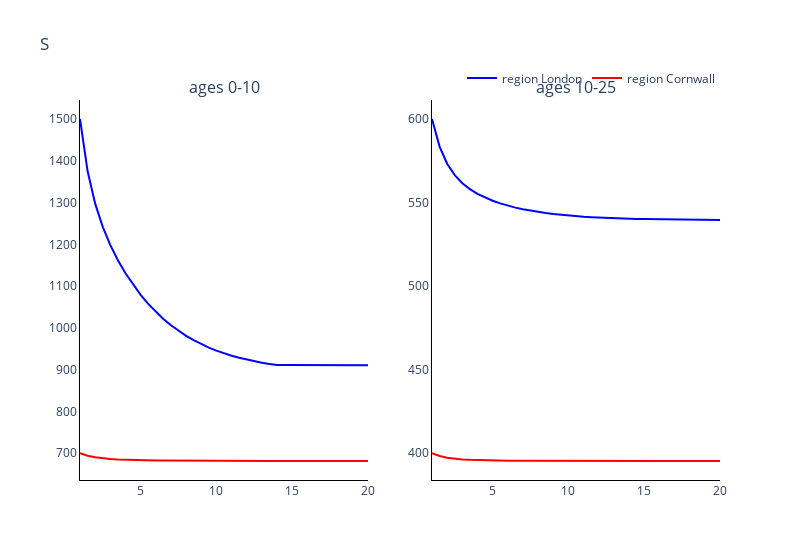
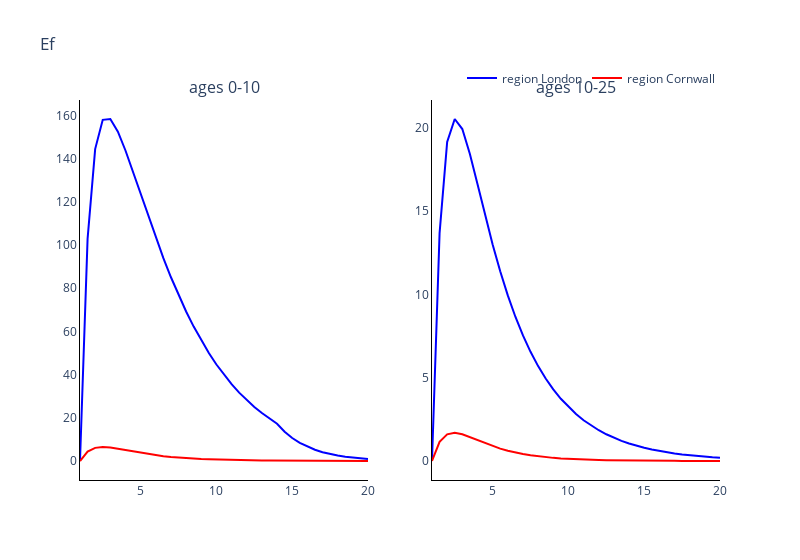
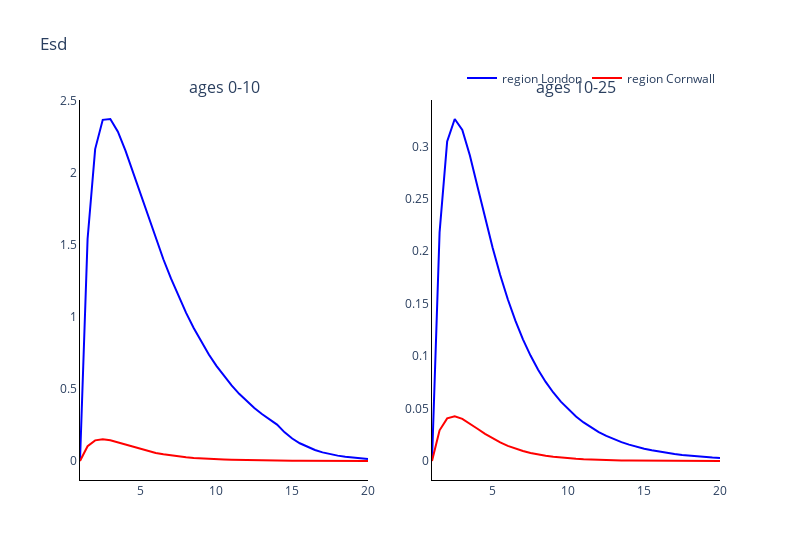
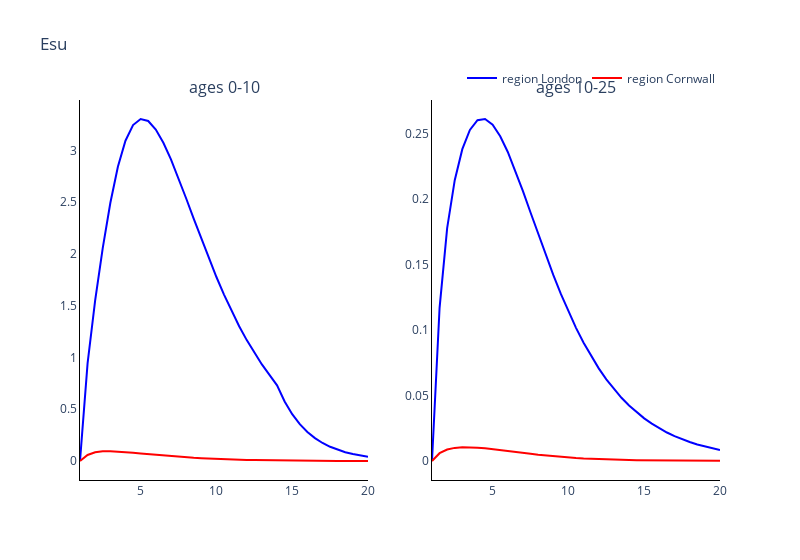

Here is the notebook cell these charts were saved with, in order:
### Markdown cell above
### Plot the comparments of the two methods against each other

### Code cell
# Trace names - represent the solver used for the simulation
trace_name = ['region {}'.format(r) for r in regions]

# Compartment list - type and age
comparments = []
for n in model.output_names():
    comparments.append('{}'.format(n))

# Plot for each comparment
for c, comparment in enumerate(comparments):
    fig = go.Figure()
    fig = make_subplots(rows=int(np.ceil(len(age_groups)/2)), cols=2, subplot_titles=tuple('ages {}'.format(a) for a in age_groups))
    # Plot (line plot for each solver method for each age)
    for a, age in enumerate(age_groups):
        if a != 0:
            for o, out in enumerate(outputs):
                fig.add_trace(
                    go.Scatter(
                        y=out[:, c*len(age_groups)+a],
                        x=parameters.simulation_parameters.times,
                        mode='lines',
                        name=trace_name[o],
                        line_color=colours[o],
                        showlegend=False
                    ),
                    row= int(np.floor(a / 2)) + 1,
                    col= a % 2 + 1
                )
        
        else:
            for o, out in enumerate(outputs):
                fig.add_trace(
                    go.Scatter(
                        y=out[:, c*len(age_groups)+a],
                        x=parameters.simulation_parameters.times,
                        mode='lines',
                        name=trace_name[o],
                        line_color=colours[o]
                    ),
                    row= int(np.floor(a / 2)) + 1,
                    col= a % 2 + 1
                )

    # Add axis labels
    fig.update_layout(
        boxmode='group',
        title=comparment, 
        width=800,
        plot_bgcolor='white',
        xaxis=dict(linecolor='black'),
        yaxis=dict(linecolor='black'),
        xaxis2=dict(linecolor='black'),
        yaxis2=dict(linecolor='black'),
        xaxis3=dict(linecolor='black'),
        yaxis3=dict(linecolor='black'),
        xaxis4=dict(linecolor='black'),
        yaxis4=dict(linecolor='black'),
        xaxis5=dict(linecolor='black'),
        yaxis5=dict(linecolor='black'),
        xaxis6=dict(linecolor='black'),
        yaxis6=dict(linecolor='black'),
        xaxis7=dict(linecolor='black'),
        yaxis7=dict(linecolor='black'),
        xaxis8=dict(linecolor='black'),
        yaxis8=dict(linecolor='black'),
        legend=dict(
            orientation="h",
            yanchor="bottom",
            y=1.02,
            xanchor="right",
            x=1
        ))

    fig.show()

### Figure 1 — Plotly figure (JSON) as saved in the notebook; plotly's stock layout.template omitted (floating-point values rounded to 4 significant figures)
{"data": [{"line": {"color": "blue"}, "mode": "lines", "name": "region London", "type": "scatter", "x": [1, 1.5, 2, 2.5, 3, 3.5, 4, 4.5, 5, 5.5, 6, 6.5, 7, 7.5, 8, 8.5, 9, 9.5, 10, 10.5, 11, 11.5, 12, 12.5, 13, 13.5, 14, 14.5, 15, 15.5, 16, 16.5, 17, 17.5, 18, 18.5, 19, 19.5, 20], "xaxis": "x", "y": [1500, 1375.0, 1297.0, 1242.0, 1198.0, 1162.0, 1131.0, 1103.0, 1079.0, 1057.0, 1038.0, 1021.0, 1006.0, 992.7, 980.9, 970.3, 961.0, 952.8, 945.5, 939.1, 933.4, 928.4, 923.9, 920.0, 916.6, 913.6, 911.1, 910.9, 910.8, 910.7, 910.6, 910.5, 910.5, 910.4, 910.4, 910.4, 910.3, 910.3, 910.3], "yaxis": "y"}, {"line": {"color": "red"}, "mode": "lines", "name": "region Cornwall", "type": "scatter", "x": [1, 1.5, 2, 2.5, 3, 3.5, 4, 4.5, 5, 5.5, 6, 6.5, 7, 7.5, 8, 8.5, 9, 9.5, 10, 10.5, 11, 11.5, 12, 12.5, 13, 13.5, 14, 14.5, 15, 15.5, 16, 16.5, 17, 17.5, 18, 18.5, 19, 19.5, 20], "xaxis": "x", "y": [700, 693.8, 690.0, 687.6, 686.0, 684.9, 684.1, 683.5, 683.1, 682.7, 682.4, 682.2, 682.0, 681.9, 681.8, 681.7, 681.6, 681.5, 681.5, 681.4, 681.4, 681.3, 681.3, 681.3, 681.3, 681.3, 681.3, 681.3, 681.3, 681.3, 681.3, 681.3, 681.2, 681.2, 681.2, 681.2, 681.2, 681.2, 681.2], "yaxis": "y"}, {"line": {"color": "blue"}, "mode": "lines", "name": "region London", "showlegend": false, "type": "scatter", "x": [1, 1.5, 2, 2.5, 3, 3.5, 4, 4.5, 5, 5.5, 6, 6.5, 7, 7.5, 8, 8.5, 9, 9.5, 10, 10.5, 11, 11.5, 12, 12.5, 13, 13.5, 14, 14.5, 15, 15.5, 16, 16.5, 17, 17.5, 18, 18.5, 19, 19.5, 20], "xaxis": "x2", "y": [600, 583.5, 573.2, 566.4, 561.6, 558.0, 555.2, 553.0, 551.1, 549.5, 548.1, 547.0, 546.0, 545.1, 544.4, 543.7, 543.1, 542.7, 542.2, 541.9, 541.5, 541.3, 541.0, 540.8, 540.6, 540.5, 540.3, 540.2, 540.1, 540.0, 539.9, 539.9, 539.8, 539.8, 539.7, 539.7, 539.6, 539.6, 539.6], "yaxis": "y2"}, {"line": {"color": "red"}, "mode": "lines", "name": "region Cornwall", "showlegend": false, "type": "scatter", "x": [1, 1.5, 2, 2.5, 3, 3.5, 4, 4.5, 5, 5.5, 6, 6.5, 7, 7.5, 8, 8.5, 9, 9.5, 10, 10.5, 11, 11.5, 12, 12.5, 13, 13.5, 14, 14.5, 15, 15.5, 16, 16.5, 17, 17.5, 18, 18.5, 19, 19.5, 20], "xaxis": "x2", "y": [400, 398.4, 397.3, 396.7, 396.3, 396.1, 395.9, 395.7, 395.7, 395.6, 395.5, 395.5, 395.5, 395.5, 395.4, 395.4, 395.4, 395.4, 395.4, 395.4, 395.4, 395.4, 395.4, 395.4, 395.4, 395.4, 395.4, 395.4, 395.4, 395.4, 395.4, 395.4, 395.4, 395.4, 395.4, 395.4, 395.4, 395.4, 395.4], "yaxis": "y2"}], "layout": {"annotations": [{"font": {"size": 16}, "showarrow": false, "text": "ages 0-10", "x": 0.225, "xanchor": "center", "xref": "paper", "y": 1, "yanchor": "bottom", "yref": "paper"}, {"font": {"size": 16}, "showarrow": false, "text": "ages 10-25", "x": 0.775, "xanchor": "center", "xref": "paper", "y": 1, "yanchor": "bottom", "yref": "paper"}], "boxmode": "group", "legend": {"orientation": "h", "x": 1, "xanchor": "right", "y": 1.02, "yanchor": "bottom"}, "plot_bgcolor": "white", "title": {"text": "S"}, "width": 800, "xaxis": {"anchor": "y", "domain": [0, 0.45], "linecolor": "black"}, "xaxis2": {"anchor": "y2", "domain": [0.55, 1], "linecolor": "black"}, "xaxis3": {"linecolor": "black"}, "xaxis4": {"linecolor": "black"}, "xaxis5": {"linecolor": "black"}, "xaxis6": {"linecolor": "black"}, "xaxis7": {"linecolor": "black"}, "xaxis8": {"linecolor": "black"}, "yaxis": {"anchor": "x", "domain": [0, 1], "linecolor": "black"}, "yaxis2": {"anchor": "x2", "domain": [0, 1], "linecolor": "black"}, "yaxis3": {"linecolor": "black"}, "yaxis4": {"linecolor": "black"}, "yaxis5": {"linecolor": "black"}, "yaxis6": {"linecolor": "black"}, "yaxis7": {"linecolor": "black"}, "yaxis8": {"linecolor": "black"}}}

### Figure 2 — Plotly figure (JSON) as saved in the notebook; plotly's stock layout.template omitted (floating-point values rounded to 4 significant figures)
{"data": [{"line": {"color": "blue"}, "mode": "lines", "name": "region London", "type": "scatter", "x": [1, 1.5, 2, 2.5, 3, 3.5, 4, 4.5, 5, 5.5, 6, 6.5, 7, 7.5, 8, 8.5, 9, 9.5, 10, 10.5, 11, 11.5, 12, 12.5, 13, 13.5, 14, 14.5, 15, 15.5, 16, 16.5, 17, 17.5, 18, 18.5, 19, 19.5, 20], "xaxis": "x", "y": [0, 102.8, 144.4, 157.9, 158.3, 152.4, 143.7, 133.7, 123.4, 113.2, 103.3, 93.88, 85.04, 76.82, 69.21, 62.21, 55.8, 49.97, 44.67, 39.87, 35.54, 31.64, 28.14, 25.0, 22.19, 19.68, 17.24, 13.55, 10.66, 8.383, 6.598, 5.195, 4.091, 3.223, 2.539, 2.0, 1.576, 1.242, 0.9791], "yaxis": "y"}, {"line": {"color": "red"}, "mode": "lines", "name": "region Cornwall", "type": "scatter", "x": [1, 1.5, 2, 2.5, 3, 3.5, 4, 4.5, 5, 5.5, 6, 6.5, 7, 7.5, 8, 8.5, 9, 9.5, 10, 10.5, 11, 11.5, 12, 12.5, 13, 13.5, 14, 14.5, 15, 15.5, 16, 16.5, 17, 17.5, 18, 18.5, 19, 19.5, 20], "xaxis": "x", "y": [0, 4.348, 6.081, 6.468, 6.196, 5.633, 4.972, 4.309, 3.694, 3.142, 2.66, 2.244, 1.888, 1.586, 1.33, 1.115, 0.9329, 0.7804, 0.6523, 0.5449, 0.455, 0.3797, 0.3167, 0.2641, 0.2201, 0.184, 0.1526, 0.1218, 0.09471, 0.0741, 0.05801, 0.04541, 0.03554, 0.02783, 0.02179, 0.01705, 0.01335, 0.01046, 0.008194], "yaxis": "y"}, {"line": {"color": "blue"}, "mode": "lines", "name": "region London", "showlegend": false, "type": "scatter", "x": [1, 1.5, 2, 2.5, 3, 3.5, 4, 4.5, 5, 5.5, 6, 6.5, 7, 7.5, 8, 8.5, 9, 9.5, 10, 10.5, 11, 11.5, 12, 12.5, 13, 13.5, 14, 14.5, 15, 15.5, 16, 16.5, 17, 17.5, 18, 18.5, 19, 19.5, 20], "xaxis": "x2", "y": [0, 13.68, 19.15, 20.53, 19.92, 18.43, 16.62, 14.76, 13.0, 11.38, 9.94, 8.66, 7.536, 6.553, 5.695, 4.949, 4.3, 3.735, 3.245, 2.818, 2.448, 2.127, 1.848, 1.605, 1.394, 1.211, 1.052, 0.9143, 0.7943, 0.6901, 0.5996, 0.5209, 0.4526, 0.3932, 0.3417, 0.2969, 0.2579, 0.2241, 0.1947], "yaxis": "y2"}, {"line": {"color": "red"}, "mode": "lines", "name": "region Cornwall", "showlegend": false, "type": "scatter", "x": [1, 1.5, 2, 2.5, 3, 3.5, 4, 4.5, 5, 5.5, 6, 6.5, 7, 7.5, 8, 8.5, 9, 9.5, 10, 10.5, 11, 11.5, 12, 12.5, 13, 13.5, 14, 14.5, 15, 15.5, 16, 16.5, 17, 17.5, 18, 18.5, 19, 19.5, 20], "xaxis": "x2", "y": [0, 1.149, 1.6, 1.689, 1.601, 1.435, 1.246, 1.06, 0.8908, 0.7417, 0.6142, 0.5065, 0.4165, 0.3419, 0.2802, 0.2295, 0.1878, 0.1536, 0.1256, 0.1027, 0.08395, 0.06861, 0.05607, 0.04582, 0.03745, 0.03056, 0.02501, 0.02079, 0.01744, 0.01458, 0.01218, 0.01018, 0.008496, 0.007093, 0.005921, 0.004942, 0.004124, 0.003442, 0.002873], "yaxis": "y2"}], "layout": {"annotations": [{"font": {"size": 16}, "showarrow": false, "text": "ages 0-10", "x": 0.225, "xanchor": "center", "xref": "paper", "y": 1, "yanchor": "bottom", "yref": "paper"}, {"font": {"size": 16}, "showarrow": false, "text": "ages 10-25", "x": 0.775, "xanchor": "center", "xref": "paper", "y": 1, "yanchor": "bottom", "yref": "paper"}], "boxmode": "group", "legend": {"orientation": "h", "x": 1, "xanchor": "right", "y": 1.02, "yanchor": "bottom"}, "plot_bgcolor": "white", "title": {"text": "Ef"}, "width": 800, "xaxis": {"anchor": "y", "domain": [0, 0.45], "linecolor": "black"}, "xaxis2": {"anchor": "y2", "domain": [0.55, 1], "linecolor": "black"}, "xaxis3": {"linecolor": "black"}, "xaxis4": {"linecolor": "black"}, "xaxis5": {"linecolor": "black"}, "xaxis6": {"linecolor": "black"}, "xaxis7": {"linecolor": "black"}, "xaxis8": {"linecolor": "black"}, "yaxis": {"anchor": "x", "domain": [0, 1], "linecolor": "black"}, "yaxis2": {"anchor": "x2", "domain": [0, 1], "linecolor": "black"}, "yaxis3": {"linecolor": "black"}, "yaxis4": {"linecolor": "black"}, "yaxis5": {"linecolor": "black"}, "yaxis6": {"linecolor": "black"}, "yaxis7": {"linecolor": "black"}, "yaxis8": {"linecolor": "black"}}}

### Figure 3 — Plotly figure (JSON) as saved in the notebook; plotly's stock layout.template omitted (floating-point values rounded to 4 significant figures)
{"data": [{"line": {"color": "blue"}, "mode": "lines", "name": "region London", "type": "scatter", "x": [1, 1.5, 2, 2.5, 3, 3.5, 4, 4.5, 5, 5.5, 6, 6.5, 7, 7.5, 8, 8.5, 9, 9.5, 10, 10.5, 11, 11.5, 12, 12.5, 13, 13.5, 14, 14.5, 15, 15.5, 16, 16.5, 17, 17.5, 18, 18.5, 19, 19.5, 20], "xaxis": "x", "y": [0, 1.542, 2.166, 2.369, 2.375, 2.287, 2.155, 2.004, 1.848, 1.693, 1.543, 1.401, 1.268, 1.143, 1.029, 0.9235, 0.8274, 0.7399, 0.6606, 0.589, 0.5244, 0.4664, 0.4144, 0.3679, 0.3262, 0.2891, 0.253, 0.1989, 0.1564, 0.123, 0.09683, 0.07624, 0.06003, 0.04729, 0.03725, 0.02934, 0.02312, 0.01822, 0.01436], "yaxis": "y"}, {"line": {"color": "red"}, "mode": "lines", "name": "region Cornwall", "type": "scatter", "x": [1, 1.5, 2, 2.5, 3, 3.5, 4, 4.5, 5, 5.5, 6, 6.5, 7, 7.5, 8, 8.5, 9, 9.5, 10, 10.5, 11, 11.5, 12, 12.5, 13, 13.5, 14, 14.5, 15, 15.5, 16, 16.5, 17, 17.5, 18, 18.5, 19, 19.5, 20], "xaxis": "x", "y": [0, 0.1029, 0.1432, 0.1512, 0.1434, 0.1287, 0.112, 0.09558, 0.08057, 0.06735, 0.05601, 0.04641, 0.03837, 0.03168, 0.02612, 0.02154, 0.01775, 0.01462, 0.01205, 0.009932, 0.008186, 0.006749, 0.005565, 0.004589, 0.003786, 0.003133, 0.002576, 0.00205, 0.001594, 0.001247, 0.0009752, 0.0007629, 0.0005967, 0.0004669, 0.0003653, 0.0002856, 0.0002235, 0.000175, 0.000137], "yaxis": "y"}, {"line": {"color": "blue"}, "mode": "lines", "name": "region London", "showlegend": false, "type": "scatter", "x": [1, 1.5, 2, 2.5, 3, 3.5, 4, 4.5, 5, 5.5, 6, 6.5, 7, 7.5, 8, 8.5, 9, 9.5, 10, 10.5, 11, 11.5, 12, 12.5, 13, 13.5, 14, 14.5, 15, 15.5, 16, 16.5, 17, 17.5, 18, 18.5, 19, 19.5, 20], "xaxis": "x2", "y": [0, 0.218, 0.3049, 0.3262, 0.3158, 0.2913, 0.2618, 0.2317, 0.2033, 0.1773, 0.1542, 0.1339, 0.1161, 0.1006, 0.08709, 0.07542, 0.06532, 0.05657, 0.049, 0.04245, 0.03678, 0.03188, 0.02763, 0.02395, 0.02077, 0.01801, 0.01562, 0.01355, 0.01175, 0.0102, 0.00885, 0.00768, 0.006666, 0.005786, 0.005023, 0.004361, 0.003786, 0.003287, 0.002854], "yaxis": "y2"}, {"line": {"color": "red"}, "mode": "lines", "name": "region Cornwall", "showlegend": false, "type": "scatter", "x": [1, 1.5, 2, 2.5, 3, 3.5, 4, 4.5, 5, 5.5, 6, 6.5, 7, 7.5, 8, 8.5, 9, 9.5, 10, 10.5, 11, 11.5, 12, 12.5, 13, 13.5, 14, 14.5, 15, 15.5, 16, 16.5, 17, 17.5, 18, 18.5, 19, 19.5, 20], "xaxis": "x2", "y": [0, 0.02927, 0.04067, 0.04272, 0.0402, 0.03575, 0.03074, 0.02587, 0.02148, 0.01766, 0.01443, 0.01174, 0.009515, 0.007699, 0.00622, 0.005021, 0.004051, 0.003267, 0.002635, 0.002125, 0.001714, 0.001383, 0.001116, 0.0009013, 0.000728, 0.0005874, 0.0004753, 0.0003894, 0.0003217, 0.0002652, 0.0002187, 0.0001804, 0.0001488, 0.0001229, 0.0001015, 8.388e-05, 6.936e-05, 5.739e-05, 4.75e-05], "yaxis": "y2"}], "layout": {"annotations": [{"font": {"size": 16}, "showarrow": false, "text": "ages 0-10", "x": 0.225, "xanchor": "center", "xref": "paper", "y": 1, "yanchor": "bottom", "yref": "paper"}, {"font": {"size": 16}, "showarrow": false, "text": "ages 10-25", "x": 0.775, "xanchor": "center", "xref": "paper", "y": 1, "yanchor": "bottom", "yref": "paper"}], "boxmode": "group", "legend": {"orientation": "h", "x": 1, "xanchor": "right", "y": 1.02, "yanchor": "bottom"}, "plot_bgcolor": "white", "title": {"text": "Esd"}, "width": 800, "xaxis": {"anchor": "y", "domain": [0, 0.45], "linecolor": "black"}, "xaxis2": {"anchor": "y2", "domain": [0.55, 1], "linecolor": "black"}, "xaxis3": {"linecolor": "black"}, "xaxis4": {"linecolor": "black"}, "xaxis5": {"linecolor": "black"}, "xaxis6": {"linecolor": "black"}, "xaxis7": {"linecolor": "black"}, "xaxis8": {"linecolor": "black"}, "yaxis": {"anchor": "x", "domain": [0, 1], "linecolor": "black"}, "yaxis2": {"anchor": "x2", "domain": [0, 1], "linecolor": "black"}, "yaxis3": {"linecolor": "black"}, "yaxis4": {"linecolor": "black"}, "yaxis5": {"linecolor": "black"}, "yaxis6": {"linecolor": "black"}, "yaxis7": {"linecolor": "black"}, "yaxis8": {"linecolor": "black"}}}

### Figure 4 — Plotly figure (JSON) as saved in the notebook; plotly's stock layout.template omitted (floating-point values rounded to 4 significant figures)
{"data": [{"line": {"color": "blue"}, "mode": "lines", "name": "region London", "type": "scatter", "x": [1, 1.5, 2, 2.5, 3, 3.5, 4, 4.5, 5, 5.5, 6, 6.5, 7, 7.5, 8, 8.5, 9, 9.5, 10, 10.5, 11, 11.5, 12, 12.5, 13, 13.5, 14, 14.5, 15, 15.5, 16, 16.5, 17, 17.5, 18, 18.5, 19, 19.5, 20], "xaxis": "x", "y": [0, 0.9435, 1.55, 2.057, 2.492, 2.842, 3.094, 3.244, 3.303, 3.284, 3.202, 3.073, 2.912, 2.731, 2.538, 2.341, 2.146, 1.957, 1.777, 1.607, 1.449, 1.302, 1.167, 1.045, 0.9327, 0.8315, 0.7312, 0.575, 0.4523, 0.3559, 0.2802, 0.2207, 0.1738, 0.137, 0.108, 0.08507, 0.06707, 0.05288, 0.04169], "yaxis": "y"}, {"line": {"color": "red"}, "mode": "lines", "name": "region Cornwall", "type": "scatter", "x": [1, 1.5, 2, 2.5, 3, 3.5, 4, 4.5, 5, 5.5, 6, 6.5, 7, 7.5, 8, 8.5, 9, 9.5, 10, 10.5, 11, 11.5, 12, 12.5, 13, 13.5, 14, 14.5, 15, 15.5, 16, 16.5, 17, 17.5, 18, 18.5, 19, 19.5, 20], "xaxis": "x", "y": [0, 0.0582, 0.08373, 0.09306, 0.09424, 0.09126, 0.08613, 0.07989, 0.07318, 0.06633, 0.0596, 0.05314, 0.04706, 0.04142, 0.03626, 0.03158, 0.02738, 0.02365, 0.02035, 0.01746, 0.01493, 0.01274, 0.01084, 0.009206, 0.007802, 0.006629, 0.005569, 0.004468, 0.003472, 0.002719, 0.002131, 0.00167, 0.001308, 0.001025, 0.0008035, 0.0006293, 0.0004932, 0.0003869, 0.0003033], "yaxis": "y"}, {"line": {"color": "blue"}, "mode": "lines", "name": "region London", "showlegend": false, "type": "scatter", "x": [1, 1.5, 2, 2.5, 3, 3.5, 4, 4.5, 5, 5.5, 6, 6.5, 7, 7.5, 8, 8.5, 9, 9.5, 10, 10.5, 11, 11.5, 12, 12.5, 13, 13.5, 14, 14.5, 15, 15.5, 16, 16.5, 17, 17.5, 18, 18.5, 19, 19.5, 20], "xaxis": "x2", "y": [0, 0.1169, 0.1777, 0.2143, 0.2379, 0.2526, 0.26, 0.261, 0.2565, 0.2478, 0.2358, 0.2215, 0.2059, 0.1896, 0.1733, 0.1573, 0.142, 0.1275, 0.114, 0.1016, 0.09026, 0.07996, 0.07067, 0.06234, 0.05488, 0.04824, 0.04235, 0.03714, 0.03253, 0.02847, 0.02489, 0.02175, 0.01899, 0.01657, 0.01446, 0.01261, 0.01099, 0.009573, 0.008339], "yaxis": "y2"}, {"line": {"color": "red"}, "mode": "lines", "name": "region Cornwall", "showlegend": false, "type": "scatter", "x": [1, 1.5, 2, 2.5, 3, 3.5, 4, 4.5, 5, 5.5, 6, 6.5, 7, 7.5, 8, 8.5, 9, 9.5, 10, 10.5, 11, 11.5, 12, 12.5, 13, 13.5, 14, 14.5, 15, 15.5, 16, 16.5, 17, 17.5, 18, 18.5, 19, 19.5, 20], "xaxis": "x2", "y": [0, 0.005969, 0.008759, 0.01001, 0.01046, 0.01046, 0.01017, 0.009695, 0.009087, 0.008395, 0.007661, 0.006915, 0.006181, 0.005477, 0.004817, 0.004207, 0.003653, 0.003155, 0.002712, 0.002321, 0.001979, 0.001682, 0.001425, 0.001204, 0.001015, 0.0008514, 0.0007164, 0.0006153, 0.000534, 0.0004598, 0.0003943, 0.0003372, 0.0002877, 0.000245, 0.0002082, 0.0001766, 0.0001497, 0.0001266, 0.000107], "yaxis": "y2"}], "layout": {"annotations": [{"font": {"size": 16}, "showarrow": false, "text": "ages 0-10", "x": 0.225, "xanchor": "center", "xref": "paper", "y": 1, "yanchor": "bottom", "yref": "paper"}, {"font": {"size": 16}, "showarrow": false, "text": "ages 10-25", "x": 0.775, "xanchor": "center", "xref": "paper", "y": 1, "yanchor": "bottom", "yref": "paper"}], "boxmode": "group", "legend": {"orientation": "h", "x": 1, "xanchor": "right", "y": 1.02, "yanchor": "bottom"}, "plot_bgcolor": "white", "title": {"text": "Esu"}, "width": 800, "xaxis": {"anchor": "y", "domain": [0, 0.45], "linecolor": "black"}, "xaxis2": {"anchor": "y2", "domain": [0.55, 1], "linecolor": "black"}, "xaxis3": {"linecolor": "black"}, "xaxis4": {"linecolor": "black"}, "xaxis5": {"linecolor": "black"}, "xaxis6": {"linecolor": "black"}, "xaxis7": {"linecolor": "black"}, "xaxis8": {"linecolor": "black"}, "yaxis": {"anchor": "x", "domain": [0, 1], "linecolor": "black"}, "yaxis2": {"anchor": "x2", "domain": [0, 1], "linecolor": "black"}, "yaxis3": {"linecolor": "black"}, "yaxis4": {"linecolor": "black"}, "yaxis5": {"linecolor": "black"}, "yaxis6": {"linecolor": "black"}, "yaxis7": {"linecolor": "black"}, "yaxis8": {"linecolor": "black"}}}
